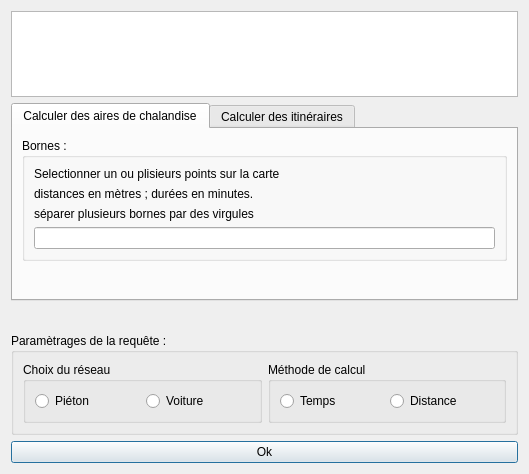
<?xml version="1.0" encoding="UTF-8"?>
<ui version="4.0">
 <class>dlg_iso_ign</class>
 <widget class="QDialog" name="dlg_iso_ign">
  <property name="geometry">
   <rect>
    <x>0</x>
    <y>0</y>
    <width>529</width>
    <height>474</height>
   </rect>
  </property>
  <property name="windowTitle">
   <string>IsoIGN v3</string>
  </property>
  <layout class="QVBoxLayout" name="verticalLayout_4">
   <item>
    <widget class="QTextBrowser" name="consol">
     <property name="maximumSize">
      <size>
       <width>16777215</width>
       <height>100</height>
      </size>
     </property>
    </widget>
   </item>
   <item>
    <widget class="QTabWidget" name="tabWidget">
     <property name="currentIndex">
      <number>0</number>
     </property>
     <widget class="QWidget" name="tab_iso">
      <attribute name="title">
       <string>Calculer des aires de chalandise</string>
      </attribute>
      <layout class="QVBoxLayout" name="verticalLayout_5">
       <item>
        <widget class="QGroupBox" name="groupBox">
         <property name="title">
          <string>Bornes :</string>
         </property>
         <layout class="QVBoxLayout" name="verticalLayout_3">
          <item>
           <widget class="QLabel" name="label_6">
            <property name="text">
             <string>Selectionner un ou plisieurs points sur la carte</string>
            </property>
           </widget>
          </item>
          <item>
           <widget class="QLabel" name="label_2">
            <property name="text">
             <string>distances en mètres ; durées en minutes.</string>
            </property>
           </widget>
          </item>
          <item>
           <widget class="QLabel" name="label_3">
            <property name="text">
             <string>séparer plusieurs bornes par des virgules</string>
            </property>
           </widget>
          </item>
          <item>
           <widget class="QLineEdit" name="lineEdit_user_rq"/>
          </item>
         </layout>
        </widget>
       </item>
       <item>
        <spacer name="verticalSpacer_2">
         <property name="orientation">
          <enum>Qt::Vertical</enum>
         </property>
         <property name="sizeHint" stdset="0">
          <size>
           <width>20</width>
           <height>40</height>
          </size>
         </property>
        </spacer>
       </item>
      </layout>
     </widget>
     <widget class="QWidget" name="tab_iti">
      <attribute name="title">
       <string>Calculer des itinéraires</string>
      </attribute>
      <layout class="QVBoxLayout" name="verticalLayout_6">
       <item>
        <widget class="QLabel" name="label_4">
         <property name="text">
          <string>Couche de points des origines (ne tiendra compte que des objets selectionés)</string>
         </property>
        </widget>
       </item>
       <item>
        <widget class="QgsMapLayerComboBox" name="orily_picker"/>
       </item>
       <item>
        <widget class="QLabel" name="label_5">
         <property name="text">
          <string>Couche de points des destinations (ne tiendra compte que des objets selectionés)</string>
         </property>
        </widget>
       </item>
       <item>
        <widget class="QgsMapLayerComboBox" name="destly_picker"/>
       </item>
       <item>
        <widget class="QLabel" name="label">
         <property name="text">
          <string>Type de recherche d'itinéraire :</string>
         </property>
        </widget>
       </item>
       <item>
        <widget class="QComboBox" name="calciti_picker">
         <item>
          <property name="text">
           <string>Tous vers Tous</string>
          </property>
         </item>
         <item>
          <property name="text">
           <string>Un a un</string>
          </property>
         </item>
         <item>
          <property name="text">
           <string>Le plus proche</string>
          </property>
         </item>
        </widget>
       </item>
      </layout>
     </widget>
    </widget>
   </item>
   <item>
    <spacer name="verticalSpacer">
     <property name="orientation">
      <enum>Qt::Vertical</enum>
     </property>
     <property name="sizeHint" stdset="0">
      <size>
       <width>20</width>
       <height>40</height>
      </size>
     </property>
    </spacer>
   </item>
   <item>
    <widget class="QGroupBox" name="groupBox_2">
     <property name="title">
      <string>Paramètrages de la requête :</string>
     </property>
     <layout class="QHBoxLayout" name="horizontalLayout_3">
      <item>
       <widget class="QGroupBox" name="groupBox_reseau">
        <property name="title">
         <string>Choix du réseau</string>
        </property>
        <layout class="QHBoxLayout" name="horizontalLayout_2">
         <item>
          <widget class="QRadioButton" name="radioButton_pieton">
           <property name="text">
            <string>Piéton</string>
           </property>
          </widget>
         </item>
         <item>
          <widget class="QRadioButton" name="radioButton_voiture">
           <property name="text">
            <string>Voiture</string>
           </property>
          </widget>
         </item>
        </layout>
       </widget>
      </item>
      <item>
       <widget class="QGroupBox" name="groupBox_methode">
        <property name="title">
         <string>Méthode de calcul</string>
        </property>
        <layout class="QHBoxLayout" name="horizontalLayout">
         <item>
          <widget class="QRadioButton" name="radioButton_temps">
           <property name="text">
            <string>Temps</string>
           </property>
          </widget>
         </item>
         <item>
          <widget class="QRadioButton" name="radioButton_distance">
           <property name="text">
            <string>Distance</string>
           </property>
          </widget>
         </item>
        </layout>
       </widget>
      </item>
     </layout>
    </widget>
   </item>
   <item>
    <widget class="QPushButton" name="bt_ok">
     <property name="text">
      <string>Ok</string>
     </property>
    </widget>
   </item>
  </layout>
 </widget>
 <customwidgets>
  <customwidget>
   <class>QgsMapLayerComboBox</class>
   <extends>QComboBox</extends>
   <header>qgsmaplayercombobox.h</header>
  </customwidget>
 </customwidgets>
 <resources/>
 <connections/>
</ui>
